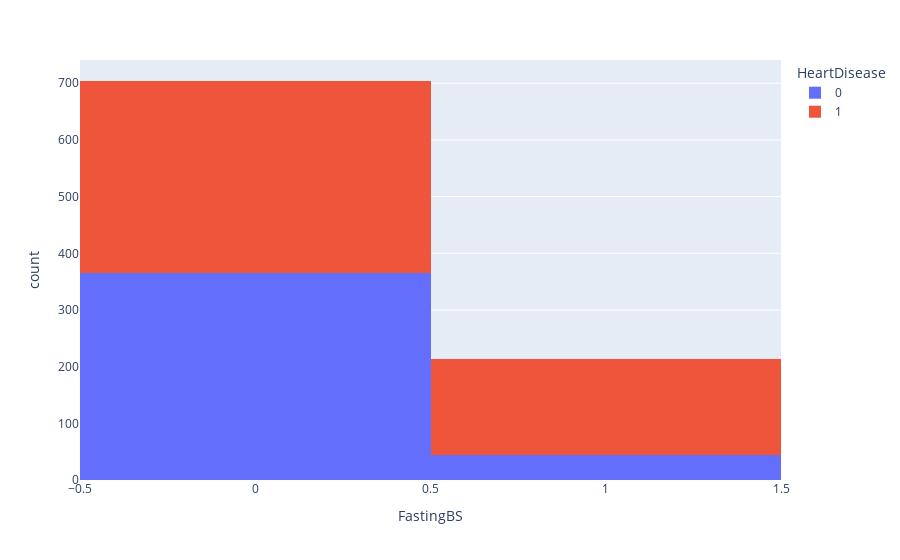

Notebook source saved alongside this figure:
### Code cell
px.histogram(df,x='FastingBS',color='HeartDisease')

### Figure 1 — Plotly figure (JSON) as saved in the notebook; plotly's stock layout.template omitted (floating-point values rounded to 4 significant figures; data arrays with more than 128 entries replaced by an {"elided": "..."} marker saying what was removed)
{"data": [{"bingroup": "x", "hovertemplate": "HeartDisease=0<br>FastingBS=%{x}<br>count=%{y}<extra></extra>", "legendgroup": "0", "marker": {"color": "#636efa", "pattern": {"shape": ""}}, "name": "0", "orientation": "v", "showlegend": true, "type": "histogram", "x": {"elided": "410 int values"}, "xaxis": "x", "yaxis": "y"}, {"bingroup": "x", "hovertemplate": "HeartDisease=1<br>FastingBS=%{x}<br>count=%{y}<extra></extra>", "legendgroup": "1", "marker": {"color": "#EF553B", "pattern": {"shape": ""}}, "name": "1", "orientation": "v", "showlegend": true, "type": "histogram", "x": {"elided": "508 int values"}, "xaxis": "x", "yaxis": "y"}], "layout": {"barmode": "relative", "legend": {"title": {"text": "HeartDisease"}, "tracegroupgap": 0}, "margin": {"t": 60}, "xaxis": {"anchor": "y", "domain": [0, 1], "title": {"text": "FastingBS"}}, "yaxis": {"anchor": "x", "domain": [0, 1], "title": {"text": "count"}}}}
